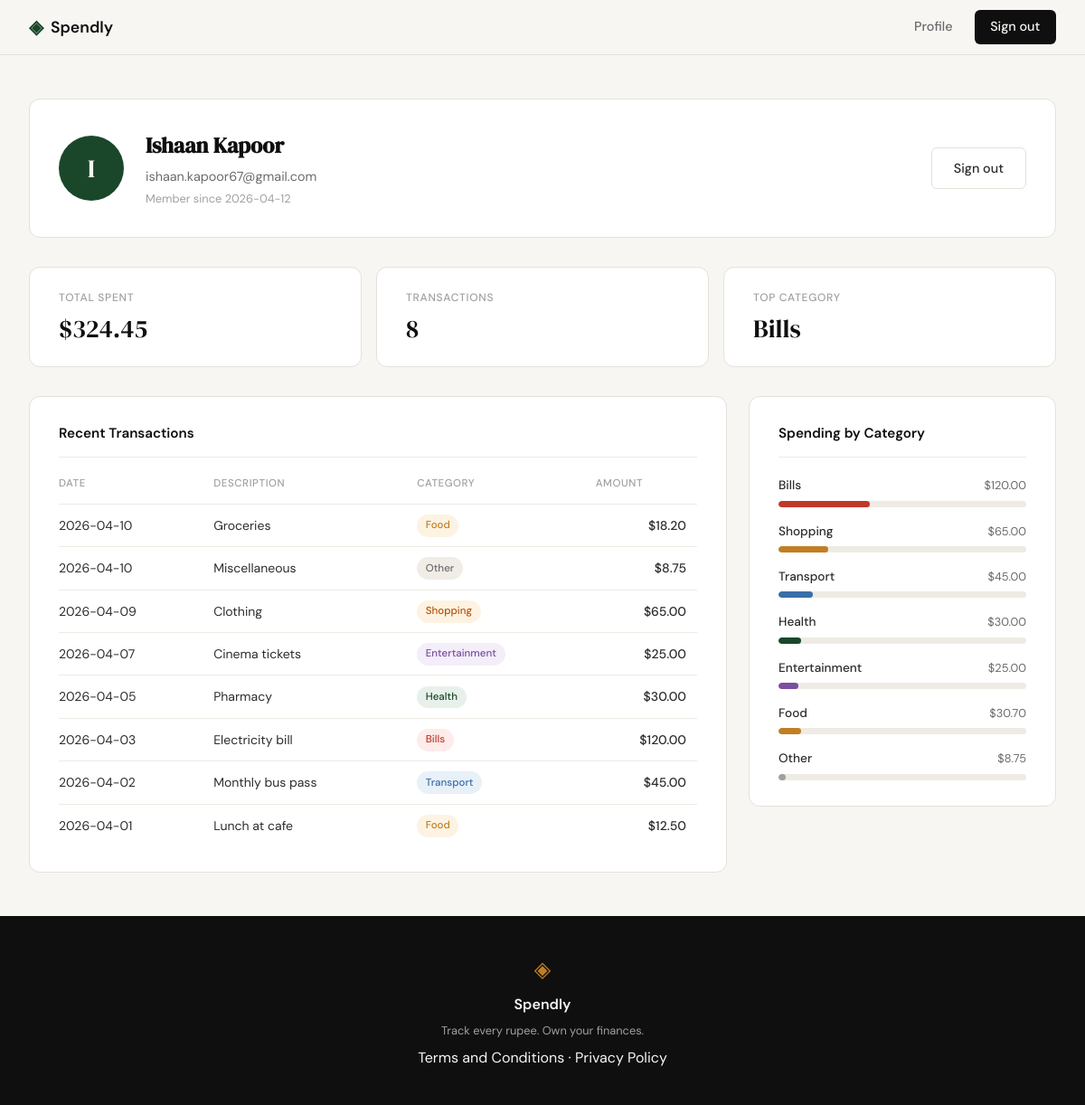
Screenshot of /profile (signed in) with the database file from the repository.
### tables this page shows
CREATE TABLE users (
            id            INTEGER PRIMARY KEY AUTOINCREMENT,
            name          TEXT    NOT NULL,
            email         TEXT    NOT NULL UNIQUE,
            password_hash TEXT    NOT NULL,
            created_at    TEXT    NOT NULL DEFAULT (datetime('now'))
        );

### app.py (the view)
@app.route("/profile", methods=["GET", "POST"])
def profile():
    if not session.get("user_id"):
        return redirect(url_for("login"))
    user = get_user_by_id(session["user_id"])
    stats = {
        "total_spent": 324.45,
        "transaction_count": 8,
        "top_category": "Bills",
    }
    transactions = [
        {"date": "2026-04-10", "description": "Groceries",       "category": "Food",          "amount": 18.20},
        {"date": "2026-04-10", "description": "Miscellaneous",   "category": "Other",         "amount": 8.75},
        {"date": "2026-04-09", "description": "Clothing",        "category": "Shopping",      "amount": 65.00},
        {"date": "2026-04-07", "description": "Cinema tickets",  "category": "Entertainment", "amount": 25.00},
        {"date": "2026-04-05", "description": "Pharmacy",        "category": "Health",        "amount": 30.00},
        {"date": "2026-04-03", "description": "Electricity bill","category": "Bills",         "amount": 120.00},
        {"date": "2026-04-02", "description": "Monthly bus pass","category": "Transport",     "amount": 45.00},
        {"date": "2026-04-01", "description": "Lunch at cafe",   "category": "Food",          "amount": 12.50},
    ]
    categories = [
        {"name": "Bills",         "amount": 120.00, "pct": 37},
        {"name": "Shopping",      "amount": 65.00,  "pct": 20},
        {"name": "Transport",     "amount": 45.00,  "pct": 14},
        {"name": "Health",        "amount": 30.00,  "pct": 9},
        {"name": "Entertainment", "amount": 25.00,  "pct": 8},
        {"name": "Food",          "amount": 30.70,  "pct": 9},
        {"name": "Other",         "amount": 8.75,   "pct": 3},
    ]
    return render_template("profile.html", user=user, stats=stats,
                           transactions=transactions, categories=categories)

### database/db.py (called while the page is built)
def get_db():
    conn = sqlite3.connect(DB_PATH)
    conn.row_factory = sqlite3.Row
    conn.execute("PRAGMA foreign_keys = ON")
    return conn

def get_user_by_id(user_id):
    conn = get_db()
    user = conn.execute(
        "SELECT id, name, email, password_hash, created_at FROM users WHERE id = ?",
        (user_id,),
    ).fetchone()
    conn.close()
    return user

### templates/profile.html (shortened to what this page needs)
{% extends "base.html" %}
{% block content %}
<div class="profile-page">
    <div class="profile-header">
        <div class="profile-avatar">{{ user["name"][0].upper() }}</div>
        <div class="profile-header-info">
            <h1 class="profile-name">{{ user["name"] }}</h1>
            <p class="profile-email">{{ user["email"] }}</p>
            <p class="profile-since">Member since {{ user["created_at"][:10] }}</p>
        </div>
        <a href="{{ url_for('logout') }}" class="btn-ghost profile-signout">Sign out</a>
    </div>
    <div class="profile-stats">
        <div class="stat-card">
            <p class="stat-label">Total Spent</p>
            <p class="stat-value">${{ "%.2f"|format(stats.total_spent) }}</p>
        </div>
        <div class="stat-card">
            <p class="stat-label">Transactions</p>
            <p class="stat-value">{{ stats.transaction_count }}</p>
        </div>
        <div class="stat-card">
            <p class="stat-label">Top Category</p>
            <p class="stat-value">{{ stats.top_category }}</p>
        </div>
    </div>
    <div class="profile-grid">
        <section class="profile-card">
            <h2 class="profile-card-title">Recent Transactions</h2>
            <table class="txn-table">
                <thead>
                    <tr>
                        <th>Date</th>
                        <th>Description</th>
                        <th>Category</th>
                        <th class="txn-amount-col">Amount</th>
                    </tr>
                </thead>
                <tbody>
                    {% for txn in transactions %}
                    <tr>
                        <td class="txn-date">{{ txn.date }}</td>
                        <td class="txn-desc">{{ txn.description }}</td>
                        <td><span class="cat-badge cat-badge--{{ txn.category | lower | replace(' ', '-') }}">{{ txn.category }}</span></td>
                        <td class="txn-amount">${{ "%.2f"|format(txn.amount) }}</td>
                    </tr>
                    {% endfor %}
                </tbody>
            </table>
        </section>
        <section class="profile-card">
            <h2 class="profile-card-title">Spending by Category</h2>
            <div class="cat-breakdown">
                {% for cat in categories %}
                <div class="cat-row">
                    <div class="cat-row-header">
                        <span class="cat-row-name">{{ cat.name }}</span>
                        <span class="cat-row-amt">${{ "%.2f"|format(cat.amount) }}</span>
                    </div>
                    <div class="cat-track">
                        <div class="cat-bar cat-bar--{{ cat.name | lower | replace(' ', '-') }}" style="--w: {{ cat.pct }}%"></div>
                    </div>
                </div>
                {% endfor %}
            </div>
        </section>
    </div>
</div>
{% endblock %}

### rows the page displays
users: name "I", name "Ishaan Kapoor", email "ishaan.kapoor67@gmail.com", created_at "2026-04-12"

### other values shown
{{ "%.2f"|format(stats.total_spent) }} "324.45"
{{ stats.transaction_count }} "8"
{{ stats.top_category }} "Bills"
{{ txn.date }} "2026-04-10" "2026-04-10" "2026-04-09" "2026-04-07" "2026-04-05" "2026-04-03" "2026-04-02" "2026-04-01"
{{ txn.description }} "Groceries" "Miscellaneous" "Clothing" "Cinema tickets" "Pharmacy" "Electricity bill" "Monthly bus pass" "Lunch at cafe"
{{ txn.category }} "Food" "Other" "Shopping" "Entertainment" "Health" "Bills" "Transport" "Food"
{{ "%.2f"|format(txn.amount) }} "18.20" "8.75" "65.00" "25.00" "30.00" "120.00" "45.00" "12.50"
{{ cat.name }} "Bills" "Shopping" "Transport" "Health" "Entertainment" "Food" "Other"
{{ "%.2f"|format(cat.amount) }} "120.00" "65.00" "45.00" "30.00" "25.00" "30.70" "8.75"
